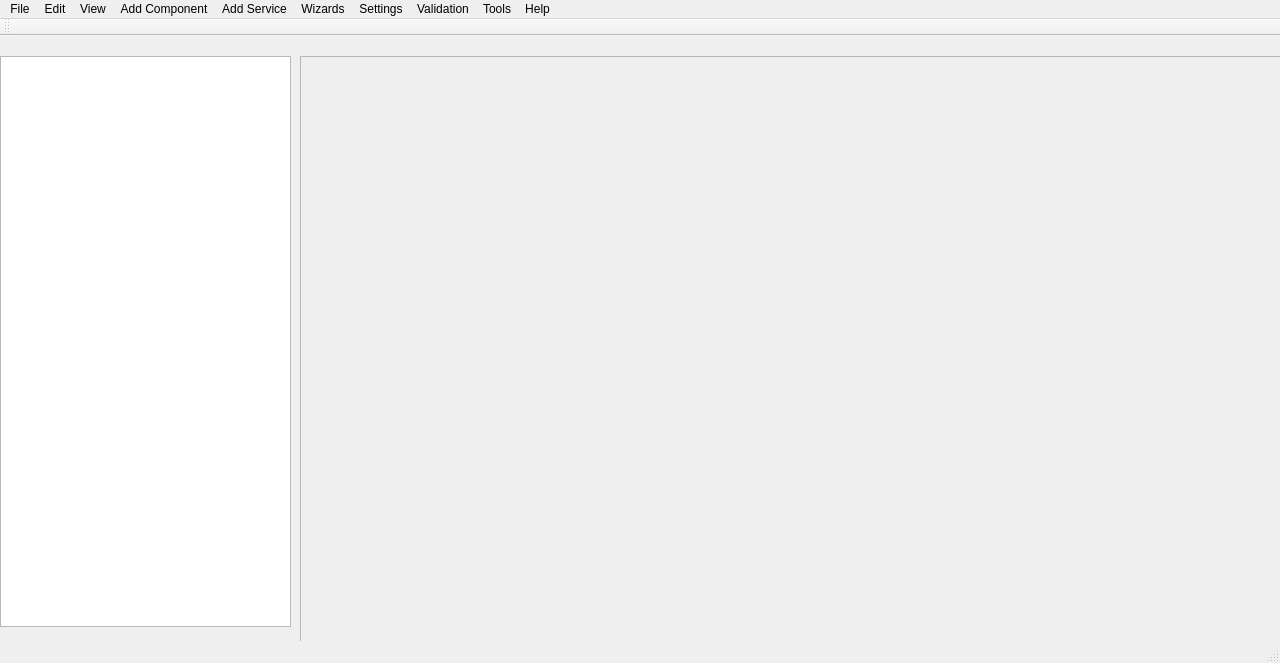
<?xml version="1.0" encoding="UTF-8"?>
<ui version="4.0">
 <class>MainWindow</class>
 <widget class="QMainWindow" name="MainWindow">
  <property name="geometry">
   <rect>
    <x>0</x>
    <y>0</y>
    <width>1280</width>
    <height>663</height>
   </rect>
  </property>
  <property name="windowTitle">
   <string>Configurator Central</string>
  </property>
  <widget class="QWidget" name="centralWidget">
   <widget class="QScrollArea" name="scrollArea_2">
    <property name="geometry">
     <rect>
      <x>300</x>
      <y>20</y>
      <width>981</width>
      <height>931</height>
     </rect>
    </property>
    <property name="widgetResizable">
     <bool>true</bool>
    </property>
    <widget class="QWidget" name="scrollAreaWidgetContents_2">
     <property name="geometry">
      <rect>
       <x>0</x>
       <y>0</y>
       <width>979</width>
       <height>929</height>
      </rect>
     </property>
     <widget class="QWidget" name="verticalLayoutWidget">
      <property name="geometry">
       <rect>
        <x>0</x>
        <y>0</y>
        <width>981</width>
        <height>941</height>
       </rect>
      </property>
      <layout class="QVBoxLayout" name="verticalLayout">
       <property name="spacing">
        <number>1</number>
       </property>
       <property name="sizeConstraint">
        <enum>QLayout::SetDefaultConstraint</enum>
       </property>
      </layout>
     </widget>
    </widget>
   </widget>
   <widget class="QTreeView" name="treeView">
    <property name="geometry">
     <rect>
      <x>0</x>
      <y>20</y>
      <width>291</width>
      <height>571</height>
     </rect>
    </property>
   </widget>
  </widget>
  <widget class="QMenuBar" name="menuBar">
   <property name="geometry">
    <rect>
     <x>0</x>
     <y>0</y>
     <width>1280</width>
     <height>23</height>
    </rect>
   </property>
   <widget class="QMenu" name="menuFile">
    <property name="title">
     <string>File</string>
    </property>
    <addaction name="separator"/>
    <addaction name="actionOpen"/>
    <addaction name="actionReload"/>
    <addaction name="actionRecent"/>
    <addaction name="actionSave"/>
    <addaction name="actionSave_As"/>
    <addaction name="actionClose"/>
   </widget>
   <widget class="QMenu" name="menuAdd_Component">
    <property name="title">
     <string>Add Component</string>
    </property>
   </widget>
   <widget class="QMenu" name="menuAdd_Service">
    <property name="title">
     <string>Add Service</string>
    </property>
   </widget>
   <widget class="QMenu" name="menuHelp">
    <property name="title">
     <string>Help</string>
    </property>
    <addaction name="actionAbout"/>
   </widget>
   <widget class="QMenu" name="menuEdit">
    <property name="title">
     <string>Edit</string>
    </property>
    <addaction name="actionUndo"/>
    <addaction name="actionRedo"/>
   </widget>
   <widget class="QMenu" name="menuWizards">
    <property name="title">
     <string>Wizards</string>
    </property>
    <widget class="QMenu" name="menuMacros">
     <property name="title">
      <string>Macros</string>
     </property>
     <addaction name="actionStart_Macro_Capture"/>
     <addaction name="actionStop_Macro_Capture"/>
     <addaction name="actionSave_Macro"/>
    </widget>
    <addaction name="separator"/>
    <addaction name="actionAdd_Roxie"/>
    <addaction name="actionAdd_Thor_s"/>
    <addaction name="separator"/>
    <addaction name="menuMacros"/>
   </widget>
   <widget class="QMenu" name="menuSettings">
    <property name="title">
     <string>Settings</string>
    </property>
   </widget>
   <widget class="QMenu" name="menuValidation">
    <property name="title">
     <string>Validation</string>
    </property>
   </widget>
   <widget class="QMenu" name="menuTools">
    <property name="title">
     <string>Tools</string>
    </property>
    <addaction name="actionGenerate_QML"/>
    <addaction name="actionGenerate_DockBook"/>
    <addaction name="actionGenerate_Dojo"/>
    <addaction name="separator"/>
    <addaction name="actionGenerate_Internal_Data_Structure_Debug"/>
   </widget>
   <widget class="QMenu" name="menuView">
    <property name="title">
     <string>View</string>
    </property>
    <addaction name="actionShow_Action_List"/>
   </widget>
   <addaction name="menuFile"/>
   <addaction name="menuEdit"/>
   <addaction name="menuView"/>
   <addaction name="menuAdd_Component"/>
   <addaction name="menuAdd_Service"/>
   <addaction name="menuWizards"/>
   <addaction name="menuSettings"/>
   <addaction name="menuValidation"/>
   <addaction name="menuTools"/>
   <addaction name="menuHelp"/>
  </widget>
  <widget class="QStatusBar" name="statusBar"/>
  <widget class="QToolBar" name="toolBar">
   <property name="windowTitle">
    <string>toolBar</string>
   </property>
   <attribute name="toolBarArea">
    <enum>TopToolBarArea</enum>
   </attribute>
   <attribute name="toolBarBreak">
    <bool>false</bool>
   </attribute>
  </widget>
  <action name="actionOpen">
   <property name="text">
    <string>Open</string>
   </property>
  </action>
  <action name="actionRecent">
   <property name="text">
    <string>Recent</string>
   </property>
  </action>
  <action name="actionSave">
   <property name="text">
    <string>Save</string>
   </property>
  </action>
  <action name="actionSave_As">
   <property name="text">
    <string>Save As</string>
   </property>
  </action>
  <action name="actionClose">
   <property name="text">
    <string>Close</string>
   </property>
  </action>
  <action name="actionAbout">
   <property name="text">
    <string>About</string>
   </property>
  </action>
  <action name="actionUndo">
   <property name="text">
    <string>Undo</string>
   </property>
  </action>
  <action name="actionRedo">
   <property name="text">
    <string>Redo</string>
   </property>
  </action>
  <action name="actionStart_Macro_Capture">
   <property name="text">
    <string>Start Macro Capture</string>
   </property>
  </action>
  <action name="actionStop_Macro_Capture">
   <property name="text">
    <string>Stop Macro Capture</string>
   </property>
  </action>
  <action name="actionSave_Macro">
   <property name="text">
    <string>Save Macro</string>
   </property>
  </action>
  <action name="actionAdd_Roxie">
   <property name="text">
    <string>Add New Hardware and Configure</string>
   </property>
  </action>
  <action name="actionAdd_Thor_s">
   <property name="text">
    <string>Reconfigure Existing Hardware</string>
   </property>
  </action>
  <action name="actionReload">
   <property name="text">
    <string>Reload</string>
   </property>
  </action>
  <action name="actionGenerate_QML">
   <property name="text">
    <string>Generate QML</string>
   </property>
  </action>
  <action name="actionGenerate_DockBook">
   <property name="text">
    <string>Generate DocBook</string>
   </property>
   <property name="toolTip">
    <string>Generate DocBook formatted documentation for XSD component definitions.</string>
   </property>
  </action>
  <action name="actionGenerate_Dojo">
   <property name="text">
    <string>Generate Dojo</string>
   </property>
  </action>
  <action name="actionGenerate_Internal_Data_Structure_Debug">
   <property name="text">
    <string>Generate Internal Data Structure (Debug)</string>
   </property>
  </action>
  <action name="actionShow_Action_List">
   <property name="checkable">
    <bool>true</bool>
   </property>
   <property name="text">
    <string>Show Action List</string>
   </property>
  </action>
 </widget>
 <layoutdefault spacing="6" margin="11"/>
 <resources/>
 <connections/>
</ui>
